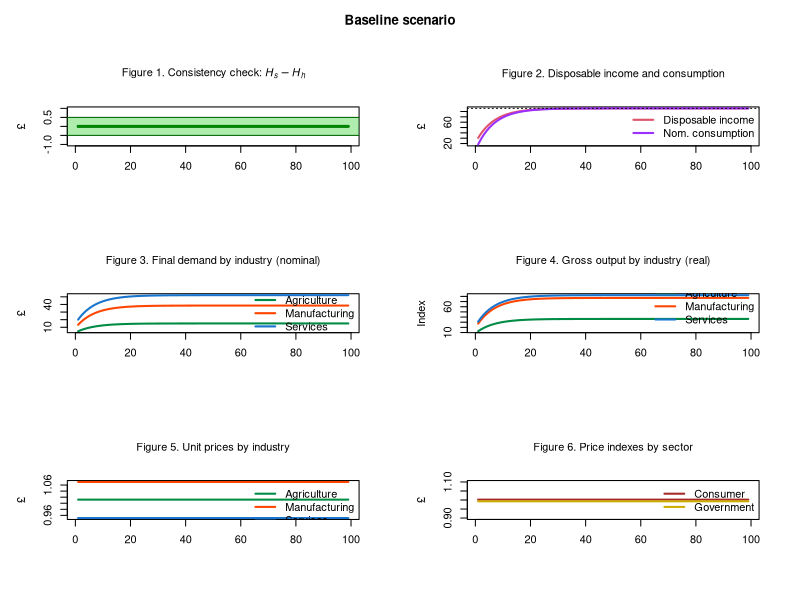
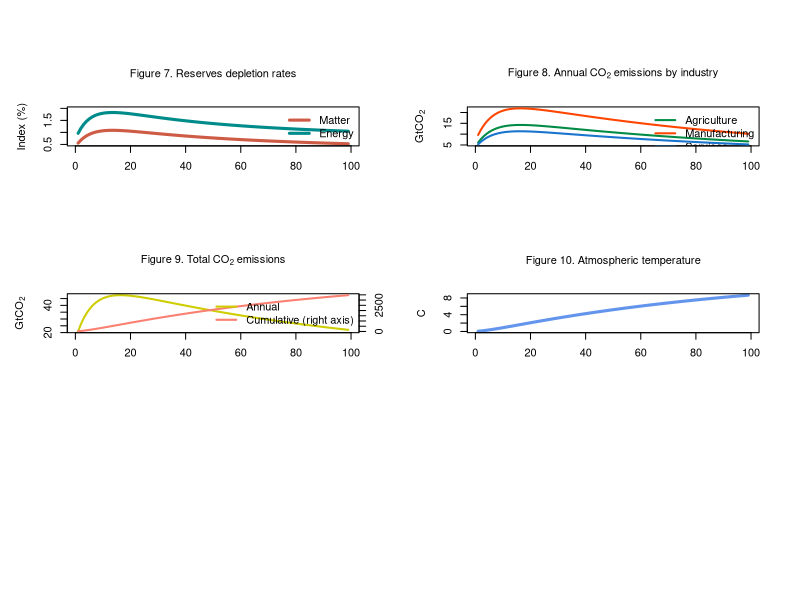

Write R code to recreate these figures, in order.
# ECO-3IO-SFC MODEL (BASED ON MODEL PC + 3-INDUSTRY IO TABLES + ECOSYSTEM)
# Created by Marco Veronese Passarella
# Last revision: 6 August 2025

# PREPARE THE ENVIRONMENT ####

# Clear Environment
rm(list=ls(all=TRUE))

# Clear Plots
if(!is.null(dev.list())) dev.off()

# Clear Console
cat("\014")

# Set directory/folder
#setwd("C:/Users/...")

# set number of periods
nPeriods = 100

# Set number of scenarios
nScenarios = 2 

# Set number of industries
nIndustries = 3

# Define number of iterations
nIterations <- 100

# SET THE COEFFICIENTS (EXOGENOUS VARIABLES AND PARAMETERS) ####

alpha10 <- 0.8 #Autonomous component of propensity to consume out of income
alpha11 <- 8 #Interest rate elasticity of propensity to consume out of income (minus sign)
alpha2 <- 0.4 #Propensity to consume out of wealth
w <- 0.4 #Uniform wage rate
mu <- 0.875 #Uniform mark-up
pr1 <- 3.5 #Labour productivity in industry 1
pr2 <- 5 #Labour productivity in industry 2
pr3 <- 2.2 #Labour productivity in industry 3
lambda0 <- 0.635 #Autonomous share of bills
lambda1 <- 5 #Elasticity of bills demand to interest rate
lambda2 <- 0.01 #Elasticity of bills demand to yd/v
theta <- 0.2 #Tax rate on income
r_bar <- matrix(data=0.025,nrow=nScenarios,ncol=nPeriods) #Interest rate as policy instrument
beta1_c_bar <- 0.15 #Household consumption share of product 1
beta2_c_bar <- 0.35 #Household consumption share of product 2
beta3_c_bar <- 0.50 #Household consumption share of product 3
beta1_g_bar <- 0.10 #Government consumption share of product 1
beta2_g_bar <- 0.30 #Government consumption share of product 2
beta3_g_bar <- 0.60 #Government consumption share of product 3
a11 <- 0.11 #Quantity of product 1 necessary to produce one unit of product 1
a12 <- 0.12 #Quantity of product 1 necessary to produce one unit of product 2
a13 <- 0.10 #Quantity of product 1 necessary to produce one unit of product 3
a21 <- 0.21 #Quantity of product 2 necessary to produce one unit of product 1
a22 <- 0.22 #Quantity of product 2 necessary to produce one unit of product 2
a23 <- 0.20 #Quantity of product 2 necessary to produce one unit of product 3
a31 <- 0.15 #Quantity of product 3 necessary to produce one unit of product 1
a32 <- 0.18 #Quantity of product 3 necessary to produce one unit of product 2
a33 <- 0.10 #Quantity of product 3 necessary to produce one unit of product 3

# CREATE VARIABLES AND ATTRIBUTE INITIAL VALUES ####

# Use 'array' function to create 3-dimension variables
x <- array(data=0,dim=c(nScenarios,nPeriods,nIndustries)) #Gross output by industry (real)
d <- array(data=0,dim=c(nScenarios,nPeriods,nIndustries)) #Demand by industry (real)
beta_c <- array(data=0,dim=c(nScenarios,nPeriods,nIndustries)) #Real consumption composition
beta_g <- array(data=0,dim=c(nScenarios,nPeriods,nIndustries)) #Real government expenditure composition
p <- array(data=1,dim=c(nScenarios,nPeriods,nIndustries)) #Unit prices

# Create matrix of coefficients
A <- matrix(data=0,nrow=nIndustries,ncol=nIndustries) #2D matrix of technical coefficients
I <- diag(x=1, nrow=nIndustries, ncol=nIndustries) #2D diagonal matrix
A4 <- array(data=0,dim=c(nScenarios,nPeriods,nIndustries,nIndustries)) #4D matrix of technical coefficients

# Other 2-dimension variables
alpha1 <- matrix(data=alpha10-alpha11*r_bar,nrow=nScenarios,ncol=nPeriods) #Propensity to consume out of income
b_cb <- matrix(data=0,nrow=nScenarios,ncol=nPeriods) #Government bills held by Central Bank
b_h <- matrix(data=0,nrow=nScenarios,ncol=nPeriods) #Government bills held by households
b_s <- matrix(data=0,nrow=nScenarios,ncol=nPeriods) #Government bills supplied by government
h_h <- matrix(data=0,nrow=nScenarios,ncol=nPeriods) #Cash money held by households
h_s <- matrix(data=0,nrow=nScenarios,ncol=nPeriods) #Cash money supplied by central bank
r <- matrix(data=r_bar,nrow=nScenarios,ncol=nPeriods) #Interest rate on government bills
t <- matrix(data=0,nrow=nScenarios,ncol=nPeriods) #Taxes
v <- matrix(data=0,nrow=nScenarios,ncol=nPeriods) #Households wealth
yd <- matrix(data=0,nrow=nScenarios,ncol=nPeriods) #Disposable income of households
cons <- matrix(data=0,nrow=nScenarios,ncol=nPeriods) #Consumption (real)
g <- matrix(data=20,nrow=nScenarios,ncol=nPeriods) #Government expenditure (real)
y <- matrix(data=0,nrow=nScenarios,ncol=nPeriods) #Value of net output (GDP)
p_c <- matrix(data=1,nrow=nScenarios,ncol=nPeriods) #Average price for the consumers
p_g <- matrix(data=1,nrow=nScenarios,ncol=nPeriods) #Average price for the government
infl <- matrix(data=1,nrow=nScenarios,ncol=nPeriods) #Inflation tax (see Godley and Lavoie, 9.2.4 and 9.3.1)

# Ecosystem variables and coefficients ####

# Variables
x_mat <- matrix(data=0,nrow=nScenarios,ncol=nPeriods) #Production of material goods 
mat <- matrix(data=0,nrow=nScenarios,ncol=nPeriods) #Extracted matter  
rec <- matrix(data=0,nrow=nScenarios,ncol=nPeriods) #Recycled socio-economic stock  
dis <- matrix(data=0,nrow=nScenarios,ncol=nPeriods) #Discarded socioeconomic stock            
kh <- matrix(data=0,nrow=nScenarios,ncol=nPeriods) #Socio-economic stock       
en <- matrix(data=0,nrow=nScenarios,ncol=nPeriods) #Total energy required for production
ren <- matrix(data=0,nrow=nScenarios,ncol=nPeriods) #Renewable energy
nen <- matrix(data=0,nrow=nScenarios,ncol=nPeriods) #Non-renewable energy                         
co2_cum <- matrix(data=0,nrow=nScenarios,ncol=nPeriods) #Cumulative emissions
wa <- matrix(data=0,nrow=nScenarios,ncol=nPeriods) #Waste by industry
temp <- matrix(data=0,nrow=nScenarios,ncol=nPeriods) #Atmospheric temperature 
k_m <- matrix(data=6000,nrow=nScenarios,ncol=nPeriods) #Matter reserves
conv_m <- matrix(data=0,nrow=nScenarios,ncol=nPeriods) #Conversion of matter resources into reserves
res_m <- matrix(data=388889,nrow=nScenarios,ncol=nPeriods) #Matter resources
k_e <- matrix(data=37000,nrow=nScenarios,ncol=nPeriods) #Energy reserves
conv_e <- matrix(data=0,nrow=nScenarios,ncol=nPeriods) #Conversion of energy resources into reserves
res_e <- matrix(data=542000,nrow=nScenarios,ncol=nPeriods) #Energy resources
dc <- array(data=0,dim=c(nScenarios,nPeriods,nIndustries)) #Stock of durable goods by industry/product
emis <- matrix(data=0,nrow=nScenarios,ncol=nPeriods) #Annual emissions by industry
cen <- matrix(data=0,nrow=nScenarios,ncol=nPeriods) #Carbon mass of energy
o2 <- matrix(data=emis-cen,nrow=nScenarios,ncol=nPeriods) #Mass of oxygen 
beta_e <- matrix(data=0.07,nrow=nScenarios,ncol=nPeriods) #CO2 intensity of non-renewable energy sources
emis_by_ind <- array(data=1,dim=c(nScenarios,nPeriods,nIndustries)) #Annual emissions by industry

# Coefficients
rho_dis <- 0.2 #Recycling rate
g_beta_e <- 0.01 #Declining rate of CO2 intensity of non-renewable energy sources (quite high!)
tcre <- 1.65/1000 #Transient climate response to cumulative carbon emissions
fnc <- 0.34 #Non-CO2 fraction of total anthropocentric forcing
sigma_m <- 0.0005 #Conversion rate of matter resources into reserves
car <- 3.67 #Coefficient converting Gt of carbon into Gt of CO2
sigma_e <- 0.003 #Conversion rate of energy resources into reserves
mu_mat <- matrix(data=c(0.4,0.7,0.3),nrow=nIndustries,ncol=1) #Material intensity coefficients by industry
zeta_dc <- matrix(data=c(0.025,0.035,0.020),nrow=nIndustries,ncol=1) #Percentages of discarded socio-economic stock by industry
eps_en <- matrix(data=c(8,6,3),nrow=nIndustries,ncol=1) #Energy intensity coefficients by industry                                          
eta_en <- matrix(data=c(0.12,0.15,0.18),nrow=nIndustries,ncol=1) #Shares of renewable energy in total energy by industry       
alpha12 <- matrix(data=0,nrow=nScenarios,ncol=nPeriods) #Temperature elasticity of propensity to consume out of income

# RUN THE MODEL ####

# DEFINE THE LOOPS

# Choose scenario
for (j in 1:nScenarios){
  
  # Define time loop
  for (i in 2:nPeriods){
    
    # Define iterations
    for (iterations in 1:nIterations){
      
      # Add alternative scenarios as exogenous shocks
      
      # Shock 1: higher temperature elasticity of propensity to consume out of income
      if (i>=50 && j==2){
          #alpha12[j,i]=alpha12[j,i-1]+0.1 # Option 1: growing over time
          alpha12[j,i]=4 # Option 2: one-off shock
        }
      
      # A) Matrix of technical coefficients ####
      
      # 4D matrix of technical coefficients
      A4[j,i,,]=matrix(c(a11,a12,a13,
                         a21,a22,a23,
                         a31,a32,a33), nrow=3, byrow=TRUE)                  
      
      # 2D matrix of technical coefficients
      A = A4[j,i,,]          
      
      
      # B) Define consumption shares ####
      
      # Household real consumption shares
      beta_c[j,i,1]=beta1_c_bar
      beta_c[j,i,2]=beta2_c_bar
      beta_c[j,i,3]=beta3_c_bar
      
      # Government real consumption shares
      beta_g[j,i,1]=beta1_g_bar
      beta_g[j,i,2]=beta2_g_bar
      beta_g[j,i,3]=beta3_g_bar
      
      
      # C) Input-output structure ####
      
      # Real final demand vector by industry - eq. 14
      d[j,i,] = beta_c[j,i,]*cons[j,i] + beta_g[j,i,]*g[j,i]
      
      # Real gross output by industry  - eq. 15
      x[j,i,] = solve(I-A) %*% d[j,i,]
      
      # Value of net output (GDP)  - eq. 1.A
      y[j,i] = t(p[j,i,]) %*% d[j,i,]
      
      
      # D) Price setting ####
      
      # Set unit prices for each industry - eq. 17
      p[j,i,1] = (w/pr1) + (p[j,i,1]*A[1,1] + p[j,i,2]*A[2,1] + p[j,i,3]*A[3,1])*(1 + mu) 
      p[j,i,2] = (w/pr2) + (p[j,i,1]*A[1,2] + p[j,i,2]*A[2,2] + p[j,i,3]*A[3,2])*(1 + mu) 
      p[j,i,3] = (w/pr3) + (p[j,i,1]*A[1,3] + p[j,i,2]*A[2,3] + p[j,i,3]*A[3,3])*(1 + mu) 
      
      # Average price for the consumers - eq. 18
      p_c[j,i] = t(p[j,i,]) %*% beta_c[j,i,]
      
      # Average price for the government - eq. 19
      p_g[j,i] = t(p[j,i,]) %*% beta_g[j,i,]
      
      
      # E) Households' behaviour ####
      
      # Disposable income - eq. 2
      yd[j,i] = y[j,i] - t[j,i] + r[j,i-1]*b_h[j,i-1]
      
      # Wealth accumulation - eq. 4 
      v[j,i] = v[j,i-1] + (yd[j,i] - p_c[j,i]*cons[j,i])
      
      # Real consumption function with no monetary illusion - eq. 5.A.1 
      cons[j,i] = alpha1[j,i]*((yd[j,i]/p_c[j,i])-infl[j,i]) + alpha2*v[j,i-1]/p_c[j,i]
      
      # Inflation tax for households - eq. 5.A.1
      infl[j,i] = ((p_c[j,i]-p_c[j,i-1])/p_c[j,i-1])*(v[j,i-1]/p_c[j,i])
      
      
      # F) Portfolio equations ####
      
      # Demand for cash money - eq. 6
      h_h[j,i] = v[j,i] - b_h[j,i]
      
      # Demand for government bills - eq. 7
      b_h[j,i] = v[j,i]*(lambda0 + lambda1*r[j,i] - lambda2*(yd[j,i]/v[j,i]))
      
      
      # G) Government ####
      
      # Tax payments - eq. 3 
      t[j,i] = theta*(y[j,i] + r[j,i-1]*b_h[j,i-1])
      
      # Supply of government bills - eq. 8
      b_s[j,i] = b_s[j,i-1] + ( p_g[j,i]*g[j,i] + r[j,i-1]*b_s[j,i-1]) - (t[j,i] + r[j,i-1]*b_cb[j,i-1])
      
      
      # H) Central bank ####
      
      # Supply of cash - eq. 9
      h_s[j,i] = h_s[j,i-1] + b_cb[j,i] - b_cb[j,i-1]
      
      # Government bills held by the central bank - eq. 10
      b_cb[j,i] = b_s[j,i] - b_h[j,i]
      
      # Interest rate as policy instrument - eq. 11
      r[j,i] = r_bar[j,i]
      
      
      # I) Ecosystem ####
      
      # Extraction of matter and waste ####
      
      # Production of material goods 
      x_mat[j,i] = t(mu_mat[,]) %*% x[j,i,]
      
      # Extraction of matter                                       
      mat[j,i] = x_mat[j,i] - rec[j,i]                                             
      
      # Recycled matter (of socioeconomic stock + industrial waste)
      rec[j,i] = rho_dis*dis[j,i]         
      
      # Discarded socioeconomic stock            
      dis[j,i] = t(mu_mat[,]) %*% (zeta_dc[,] * dc[j,i-1,])
      
      # Stock of durable consumption goods                 
      dc[j,i,] = dc[j,i-1,] + beta_c[j,i,]*cons[j,i] - zeta_dc[,] * dc[j,i-1,]    
      
      # Socioeconomic stock
      kh[j,i] = kh[j,i-1] + x_mat[j,i] - dis[j,i]       
      
      # Wasted socio-economic stock
      wa[j,i] = mat[j,i] - (kh[j,i]-kh[j,i-1])                                                                     
      
      
      # Use of energy, emissions and temperature ####
      
      # Energy required for production
      en[j,i] = t(eps_en[,]) %*% x[j,i,]                                          
      
      # Renewable energy at the end of the period
      ren[j,i] = t(eps_en[,]) %*% (eta_en[,]*x[j,i,])                         
      
      # Non-renewable energy
      nen[j,i] = en[j,i] - ren[j,i]                                                
      
      # Annual C02 emissions
      emis[j,i] = beta_e[j,i]*nen[j,i]   
      
      # Auxiliary calculations: annual C02 emissions by industry
      emis_by_ind[j,i,] = eps_en[,] * ((1-eta_en[,]) * x[j,i,]) * beta_e[j,i]
      
      # C02 emission rate
      beta_e[j,i] = beta_e[j,i-1]*(1-g_beta_e)   
      
      # Cumulative emissions
      co2_cum[j,i] = co2_cum[j,i-1] + emis[j,i]
      
      # Atmospheric temperature 
      temp[j,i] = (1/(1-fnc))*tcre*(co2_cum[j,i])
      
      
      # Resources and reserves #### 
      
      # Stock of material reserves
      k_m[j,i] = k_m[j,i-1] + conv_m[j,i] - mat[j,i]                      
      
      # Material resources converted to reserves 
      conv_m[j,i] = sigma_m*res_m[j,i]                                    
      
      # Stock of material resources
      res_m[j,i] = res_m[j,i-1] - conv_m[j,i]                            
      
      # Carbon mass of non-renewable energy 
      cen[j,i] = emis[j,i]/car                                            
      
      # Mass of oxygen 
      o2[j,i] = emis[j,i] - cen[j,i]                                      
      
      # Stock of energy reserves
      k_e[j,i] = k_e[j,i-1] + conv_e[j,i] - nen[j,i]                       
      
      # Energy resources converted to reserves 
      conv_e[j,i] = sigma_e*res_e[j,i]                                    
      
      # Stock of energy resources
      res_e[j,i] = res_e[j,i-1] - conv_e[j,i]                             
      
      
      # CLIMATE RELATED IMPACTS ####
      
      # Endogenous propensity to consume out of income - eq. 12.A
      alpha1[j,i] = alpha10 - alpha11*r[j,i-1] - alpha12[j,i] * (temp[j,i] - temp[j,i-1])   
      
    }
  }
}

# DEFINE PLOTTING LAYOUT AND COLOURS ####

# Layout
layout(matrix(c(1:6), 3, 2, byrow = TRUE))
par(mar = c(5.1+1, 4.1+1, 4.1+1, 2.1+1), 
    oma = c(0, 0, 3, 0))  

# Customized colours
mycol1 <- rgb(0, 200, 0, max = 255, alpha = 80)

# Considered time span
tspan <- nPeriods

# CONSISTENCY CHECK (REDUNDANT EQUATION) ####

# Create consistency statement and other info ####
aerror<-0
error<-0
for (j in 1:nScenarios){
  for (i in 2:(nPeriods-1)){
    error <- error + (h_s[j,i]-h_h[j,i])^2}}
aerror <- error/(nPeriods*nPeriods)
if ( aerror<0.01 ){cat(" *********************************** \n Good news! The model is watertight! \n", "Average error =", aerror, "< 0.01 \n", "Cumulative error =", error, "\n ***********************************")} else{
  if ( aerror<1 && aerror<1 ){cat(" *********************************** \n Minor issues with model consistency \n", "Average error =", aerror, "> 0.1 \n", "Cumulative error =", error, "\n ***********************************")}
  else{cat(" ******************************************* \n Warning: the model is not fully consistent! \n", "Average error =", aerror, "> 1 \n", "Cumulative error =", error, "\n *******************************************")} }      
cat("\n Number of industries =", nIndustries)
cat("\n Number of scenarios =", nScenarios)
cat("\n Number of iterations/t =", nIterations)
cat("\n ***********************************")

# Figure 1: redundant equation
plot(h_s[1,2:tspan]-h_h[1,2:tspan], type="l", col="darkgreen",lwd=3,lty=1,font.main=1,cex.main=1,
     main=expression("Figure 1. Consistency check: " * italic(H[phantom("")]["s"]) - italic(H[phantom("")]["h"])),
     cex.axis=1,cex.lab=1,ylab = '\u00A3',
     xlab = '',ylim = range(-1,1))
rect(xleft=-10,xright=tspan*1.1,ybottom=-0.5,ytop=0.5,col=mycol1,border=NA)
abline(h=c(-0.5,0.5),lwd=1,col="darkgreen")

# PLOT RESULTS ####

# Add title
title("Baseline scenario", outer = TRUE)

# Figure 2: disposable income and consumption
plot(yd[1,2:tspan],type="l", col=2, lwd=2, lty=1, font.main=1,cex.main=1,
     main="Figure 2. Disposable income and consumption",
     ylab = '\u00A3',xlab = '',ylim = range(min(cons[1,2:tspan]*p_c[1,2:tspan]),max(yd[1,2:tspan])),
     cex.axis=1,cex.lab=1)
lines(cons[1,2:tspan]*p_c[1,2:tspan],type="l",lwd=2,lty=1,col="purple1")
legend("right",c("Disposable income","Nom. consumption"),  bty = "n",
       cex=1, lty=c(1,1), lwd=c(2,2), col = c(2,"purple1"), box.lty=0)
abline(h=yd[1,nPeriods],col=1,lty=3)

# Figure 3: Final demand by industry 
plot(d[1,2:tspan,1]*p[1,2:tspan,1],type="l",lwd=2,col="springgreen4",
     main="Figure 3. Final demand by industry (nominal)",
     font.main=1,cex.main=1,
     ylab = '£',xlab = '',ylim=range(max(p[1,2:tspan,]*d[1,2:tspan,]),min(p[1,2:tspan,]*d[1,2:tspan,])))
lines(p[1,2:tspan,2]*d[1,2:tspan,2],type="l",lwd=2,col="orangered",lty=1)
lines(p[1,2:tspan,3]*d[1,2:tspan,3],type="l",lwd=2,col="dodgerblue3",lty=1)
legend("right",c("Agriculture","Manufacturing","Services"),  bty = 'n', cex=1, lty=c(1,1,1), lwd=c(2,2,2), col = c("springgreen4","orangered","dodgerblue3"), box.lty=0)

# Figure 4: Gross outputs by industry 
plot(x[1,2:tspan,1],type="l",lwd=2,col="springgreen4",
     main="Figure 4. Gross output by industry (real)",
     font.main=1,cex.main=1,
     ylab = 'Index',xlab = '',ylim=range(min(x[1,2:tspan,]),max(x[1,2:tspan,])))
lines(x[1,2:tspan,2],type="l",lwd=2,col="orangered",lty=1)
lines(x[1,2:tspan,3],type="l",lwd=2,col="dodgerblue3",lty=1)
legend("bottomright",c("Agriculture","Manufacturing","Services"),  bty = 'n', cex=1, lty=c(1,1,1), lwd=c(2,2,2), col = c("springgreen4","orangered","dodgerblue3"), box.lty=0)

# Figure 5: Unit prices by industry 
plot(p[1,2:tspan,1],type="l",lwd=2,col="springgreen4",
     main="Figure 5. Unit prices by industry",
     font.main=1,cex.main=1,
     ylab = '£',xlab = '',ylim=range(min(p[1,2:tspan,]),max(p[1,2:tspan,])))
lines(p[1,2:tspan,2],type="l",lwd=2,col="orangered",lty=1)
lines(p[1,2:tspan,3],type="l",lwd=2,col="dodgerblue3",lty=1)
legend("topright",c("Agriculture","Manufacturing","Services"),  bty = 'n', cex=1, lty=c(1,1,1), lwd=c(2,2,2), col = c("springgreen4","orangered","dodgerblue3"), box.lty=0)

# Figure 6: Price indexes by sector 
plot(p_c[1,2:tspan],type="l",lwd=2,col="brown",
     main="Figure 6. Price indexes by sector",
     font.main=1,cex.main=1,
     ylab = '£',xlab = '',ylim=range(0.9,1.1))
lines(p_g[1,2:tspan],type="l",lwd=2,col="gold3",lty=1)
legend("topright",c("Consumer","Government"),  bty = 'n', cex=1, lty=c(1,1), lwd=c(2,2), col = c("brown","gold3"), box.lty=0)

#Figure 7: reserves depletion rates 
plot(100*(mat[1,2:tspan]/k_m[1,1:(tspan-1)]),type="l",
     col="coral3", lwd=3, lty=1, font.main=1,cex.main=1,
     main="Figure 7. Reserves depletion rates",
     ylab = 'Index (%)',xlab = '',cex.axis=1,cex.lab=1,ylim=range(0.5,2))
lines(100*(en[1,2:tspan]/k_e[1,1:(tspan-1)]),col="cyan4", lwd=3, lty=1)
legend("topright",c("Matter","Energy"),  bty = "n",
       cex=1, lty=c(1,1), lwd=c(3,3), col = c("coral3","cyan4"), box.lty=0)

# Figure 8: Annual CO2 emissions by industry 
plot(emis_by_ind[1,2:tspan,1],type="l",lwd=2,col="springgreen4",
     main=expression("Figure 8. Annual CO"[2]~"emissions by industry"),
     font.main=1,cex.main=1,
     ylab = expression('GtCO'[2]),xlab = '',ylim=range(min(emis_by_ind[1,2:tspan,]),max(emis_by_ind[1,2:tspan,])))
lines(emis_by_ind[1,2:tspan,2],type="l",lwd=2,col="orangered",lty=1)
lines(emis_by_ind[1,2:tspan,3],type="l",lwd=2,col="dodgerblue3",lty=1)
legend("topright",c("Agriculture","Manufacturing","Services"),  bty = 'n', cex=1, lty=c(1,1,1), lwd=c(2,2,2), col = c("springgreen4","orangered","dodgerblue3"), box.lty=0)

#Figure 9: Total emissions
plot(emis[1, 2:tspan], type = "l", col = "yellow3", lwd = 2, lty = 1, font.main = 1, cex.main = 1,
     main = expression("Figure 9. Total CO"[2]~"emissions"),
     ylab = expression('GtCO'[2]), xlab = '', 
     ylim = range(min(emis[1, 2:tspan]), max(emis[1, 2:tspan])),
     cex.axis = 1, cex.lab = 1)
par(new = TRUE)
plot(co2_cum[1, 2:tspan], type = "l", lwd = 2, lty = 1, col = "salmon",
     axes = FALSE, xlab = "", ylab = "", 
     ylim = range(min(co2_cum[1, 2:tspan]), max(co2_cum[1, 2:tspan])))
axis(4)  # Add right y-axis
#mtext("Cumulative Index", side = 4, line = 3, cex=0.8)  # Label for right y-axis
legend("right", c("Annual", "Cumulative (right axis)"), bty = "n",
       cex = 1, lty = c(1, 1), lwd = c(2, 2), col = c("yellow3", "salmon"), box.lty = 0)

#Figure 10: Atmospheric temperature
plot(temp[1,2:tspan],type="l",
     col="cornflowerblue", lwd=3, lty=1, font.main=1,cex.main=1,
     main="Figure 10. Atmospheric temperature",

     ylab = 'C',xlab = '',cex.axis=1,cex.lab=1)
